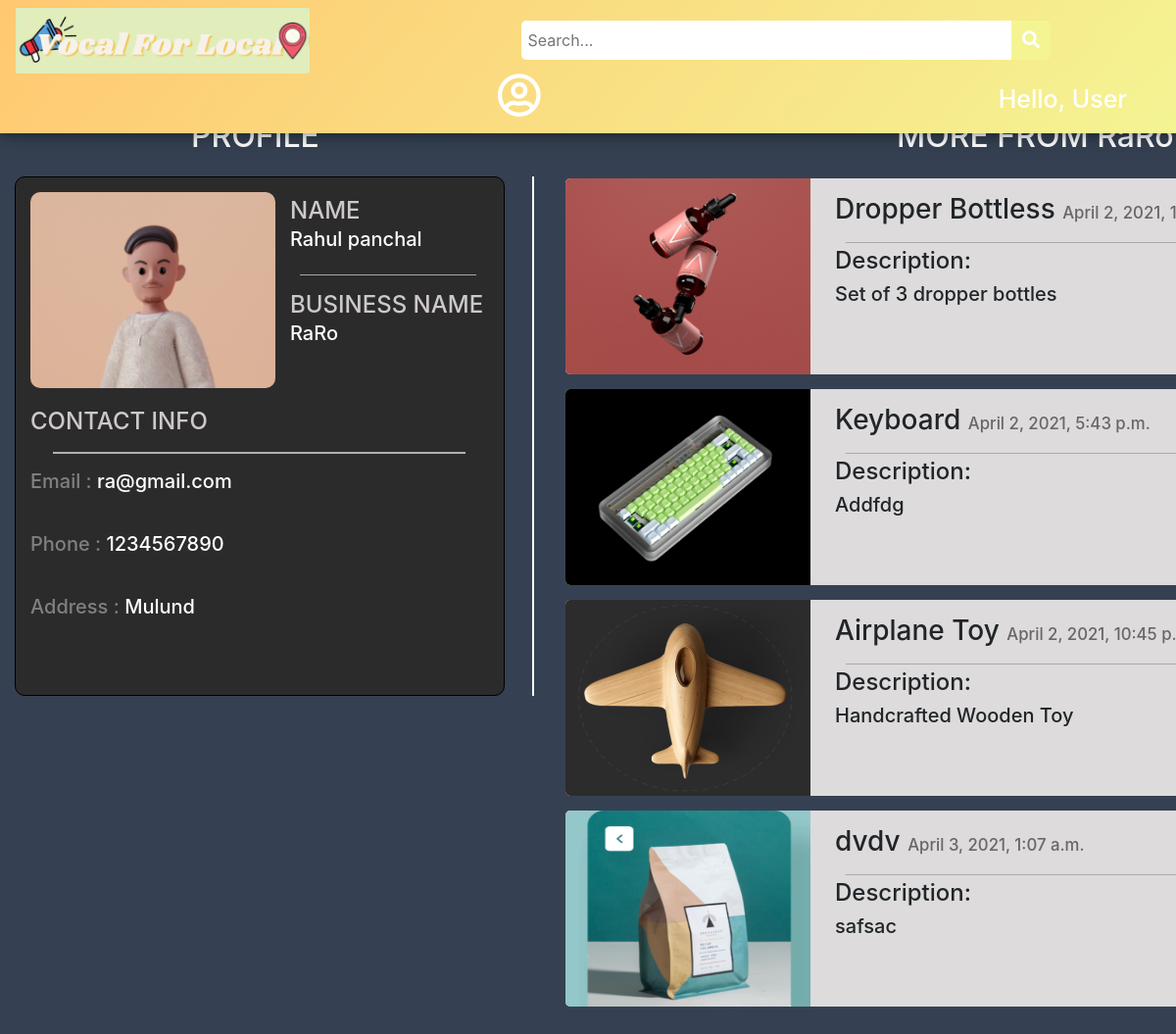
/RaRo, run on the app's committed database.
### main/models.py (models this page shows)
class Customer(models.Model):
    id = models.IntegerField(primary_key=True, null=False)
    name = models.CharField(max_length=100, null=True)
    phone = models.CharField(max_length=10, null=True)
    email = models.CharField(max_length=50, null=True)
    state = models.CharField(max_length=20, null=True)
    postal_code = models.IntegerField(null=True)
    city = models.CharField(max_length=20, null=True)
    address = models.CharField(max_length=100, null=True)
    business_name = models.CharField(max_length=50,null=True)
    date_created = models.DateTimeField(auto_now_add=True, null=True)
    def __str__(self):
	    return self.name

class Post(models.Model):
    p_id = models.IntegerField(primary_key=True, null=False)
    name = models.CharField(max_length=50,null=True)
    description = models.CharField(max_length=1000, null=True)
    photo = models.ImageField(upload_to="images/",null=True,verbose_name="")
    owner = models.ForeignKey(Customer, null=True, on_delete= models.CASCADE)
    date_created = models.DateTimeField(auto_now_add=True, null=True)
    category = models.CharField(max_length=100, null=True)
    availability = models.CharField(max_length=20, null=True)
    location = models.CharField(max_length=50, null=True)
    business_name = models.CharField(max_length=50,null=True)
    def __str__(self):
	    return self.name
    @property
    def imageURL(self):
        try:
            url = self.photo.url
        except :
            url = ''
        return url

### main/views.py (the view)
# urls.py: path('<str:business>',views.viewProfile,name="viewProfile"),
def viewProfile(request,business):
	try:
		c = Customer.objects.get(business_name = business)
	except Customer.DoesNotExist:
		raise Http404("No such Business is currently registered with VFL.")
	posts = Post.objects.filter(owner = c)
	print(c)
	print(posts)
	context = {"c":c,"posts":posts}
	return render(request,'main/viewProfile.html',context)

### main/templates/main/viewProfile.html (shortened to what this page needs)
{% load static %}
<!DOCTYPE html>
<html lang="en">
<head>
    <link rel="stylesheet" href="https://use.fontawesome.com/releases/v5.6.1/css/all.css"
 />
    <link rel="stylesheet" href="https://cdn.jsdelivr.net/npm/bootstrap@4.6.0/dist/css/bootstrap.min.css">
    <link rel="stylesheet" href="{%static '/css/viewProfile.css' %}">
</head>
<body style="background-color: rgb(53, 65, 82);">
    <div class="topnav">
        <a class="active" href="{% url 'home' %}">
          <img id="logo" src="{% static 'images/logo_final.png' %}" alt="VocalForLocal" />
        </a>
        <div class="search">
          <input type="text" placeholder=" Search..." name="key" id="search-placeholder" />
          <button id="srch" type="submit" onclick="validatePlaceHolder(this)">
            <i class="fa fa-search" style="font-size: 18px"> </i>
          </button>
        </div>
        <span class="hello-msg">
          Hello, {% if user.is_authenticated %} {{request.user}} {% else %} User
          {% endif %}
        </span>
        <a class="nav-link dropdown-toggle" href="#" id="navbarDropdown" role="button" data-bs-toggle="dropdown" aria-expanded="false"          style="margin-left: 160px;">
          <i class="far fa-user-circle" style="color:white; font-size: 45px;"></i>
        </a>
      </div>
      <div class="container-fluid">
          <h2 id="heading">
              PROFILE
          </h2>
          <div id="profile-container">
              <div id="profileinfo">
                <div id="icon">
                    <img id="profile-logo" src="{% static 'images/profile_icon1.PNG' %}" alt="profile-logo">
                </div>
                <div id="details">
                    <h4 style="margin-bottom: 2px; color: rgb(206, 201, 201);">
                        NAME
                    </h4>
                    <h5>
                        {{c.name}}
                    </h5>
                    <hr style="width:90%; background-color: rgb(189, 186, 186);">
                    <h4 style="margin-bottom: 2px; color: rgb(206, 201, 201);">
                        BUSINESS NAME
                    </h4>
                    <h5>
                        {{c.business_name}}
                    </h5>
                </div>
                <div id="contact">
                    <h4 style="color: rgb(206, 201, 201); margin-bottom: 3px;">
                        CONTACT INFO
                    </h4>
                    <hr style="width:90%; background-color: rgb(189, 186, 186);height: 1px;">
                    <h5>
                        <h5 style="color: grey;">Email : <span style="color: white;">{{c.email}}</span></h5>
                    </h5>
                    <br>
                    <h5>
                        <h5 style="color: grey;">Phone : <span style="color: white">{{c.phone}}</span></h5>
                    </h5>
                    <br>
                    <h5>
                        <h5 style="color: grey;">Address : <span style="color: white">{{c.address}}</span></h5>
                    </h5>
                </div>
              </div>
          </div>
          <h2 id="heading1">
            MORE FROM {{c.business_name}}
          </h2>
          <div id="card">
            {% for p in posts %}
            <div class="card-individual">
                <div id="card-info">
                    <img src="{{p.imageURL}}" alt="" style="width: 250px;height: 200px; background-position: center; background-size: cover; background-repeat: no-repeat; border-bottom-left-radius: 5px; border-top-left-radius: 5px; ">
                </div>
                <div id="product-info">
                    <h3 style="margin-left: 5px;">
                        {{p.name}} <span style="font-size:0.6em; color: rgb(104, 102, 102);">{{p.date_created}}</span>
                    </h3>
                    <hr style="width:95%; margin-bottom: 4px; background-color: rgb(190, 189, 189);">
                    <h4 style="margin-left: 5px;">
                        Description:
                        <h5 style="display: flex; flex-direction:row; flex-wrap: wrap; overflow: hidden; margin-left: 5px;">
                            {{p.description}}
                        </h5>
                    </h4>
                </div>
            </div>
            {% endfor %}
          </div>
      </div>
</body>
</html>

### static/css/viewProfile.css (style rules this page uses)
.hello-msg { position: relative; float: right; font: verdana; font-weight: 500; font-size: 25px; color: #fff; margin-right: 50px; margin-top: 22px; text-align: center; }
.topnav { background: linear-gradient(311deg, #f4f493, #ffc871); overflow: visible; box-shadow: 0 4px 8px 0 rgba(0, 0, 0, 0.2), 0 6px 20px 0 rgba(0, 0, 0, 0.19); position: fixed; top: 0; width: 100%; z-index: 3; }
.topnav a { float: left; padding: 14px 16px; text-decoration: none; font-size: 17px; }
.topnav a.active { color: rgb(255, 102, 0); text-shadow: 2px 2px 7px #ebab4a; transition: all 0.8s; border-radius: 10px; }
.search input[type="text"] { width: 500px; height: 40px; border-top-left-radius: 5px; border-bottom-left-radius: 5px; border: none; margin-top: 20px; background-color: #ffff; }
.search { float: left; margin-left: 200px; margin-top: 1px; }
#srch { transition: all 0.5s; }
.search button { height: 40px; width: 40px; background-color: #f4f493; color: #ffff; border-top-right-radius: 5px; border-bottom-right-radius: 5px; float: right; margin-top: 20px; padding: 5px 10px; margin-right: 16px; font-size: 12px; border: none; cursor: pointer; }
#logo { width: 300px; height: 100%; overflow: hidden; margin-top: -6px; }
.dropdown-toggle::after { display: none; }
.dropdown-toggle { transition: all 0.8s; }
#profile-container { position: fixed; margin-top:180px; width: 530px; height: 530px; border-right: solid 2px white; }
#profileinfo { background-color: #2c2b2b; position: fixed; width: 500px; height: 530px; border-radius: 10px; padding:15px; border: solid 0.5px black; transition: all 0.5s; }
#heading { position:fixed; color: white; margin-left: 180px; margin-top: 120px; }
#heading1 { position:fixed; color: white; margin-left: 900px; margin-top: 120px; }
#card { position: fixed; margin-left: 550px; margin-top: 180px; width: 950px; height: 100%; background-color: none; border-radius: 5px; padding: 2px; display: flex; flex-direction: row; flex-wrap: wrap; overflow-y: auto; }
.card-individual { position: relative; background-color: rgb(221, 219, 219) ; margin-bottom: 15px; margin-left: 10px; width: 940px; height: 200px; border-radius: 7px; transition: all 0.5s; }
.card-individual:last-child { margin-bottom: 250px; }
#icon { width: 250px; height: 200px; position: absolute; }
#profile-logo { width: 250px; height: 200px; background-position: center; background-size: cover; background-repeat: no-repeat; border-radius: 10px; }
#details { padding: 5px; width: 210px; height: 200px; position: absolute; margin-left: 260px; display: flex; flex-direction: column; flex-wrap: wrap; color: white; }
#contact { position: absolute; margin-top: 220px; color: white; width: 467px; height: 110px; }
#card-info { width: 250px; height: 200px; background-color: blanchedalmond; position: absolute; border-radius: 5px; }
#product-info { width: 650px; height: 170px; position: absolute; margin-left: 270px; margin-top: 15px; }

### data on the page
Customer: name "Rahul panchal", business_name "RaRo", email "ra@gmail.com", phone "1234567890", address "Mulund"
Post: imageURL (picture), name "Dropper Bottless", date_created "April 2, 2021,…", description "Set of 3 dropper bottles"
Post: imageURL (picture), name "Keyboard", date_created "April 2, 2021, 5:43 p.m.", description "Addfdg"
Post: imageURL (picture), name "Airplane Toy", date_created "April 2, 2021, 10:45…", description "Handcrafted Wooden Toy"
Post: imageURL (picture), name "dvdv", date_created "April 3, 2021, 1:07 a.m.", description "safsac"
